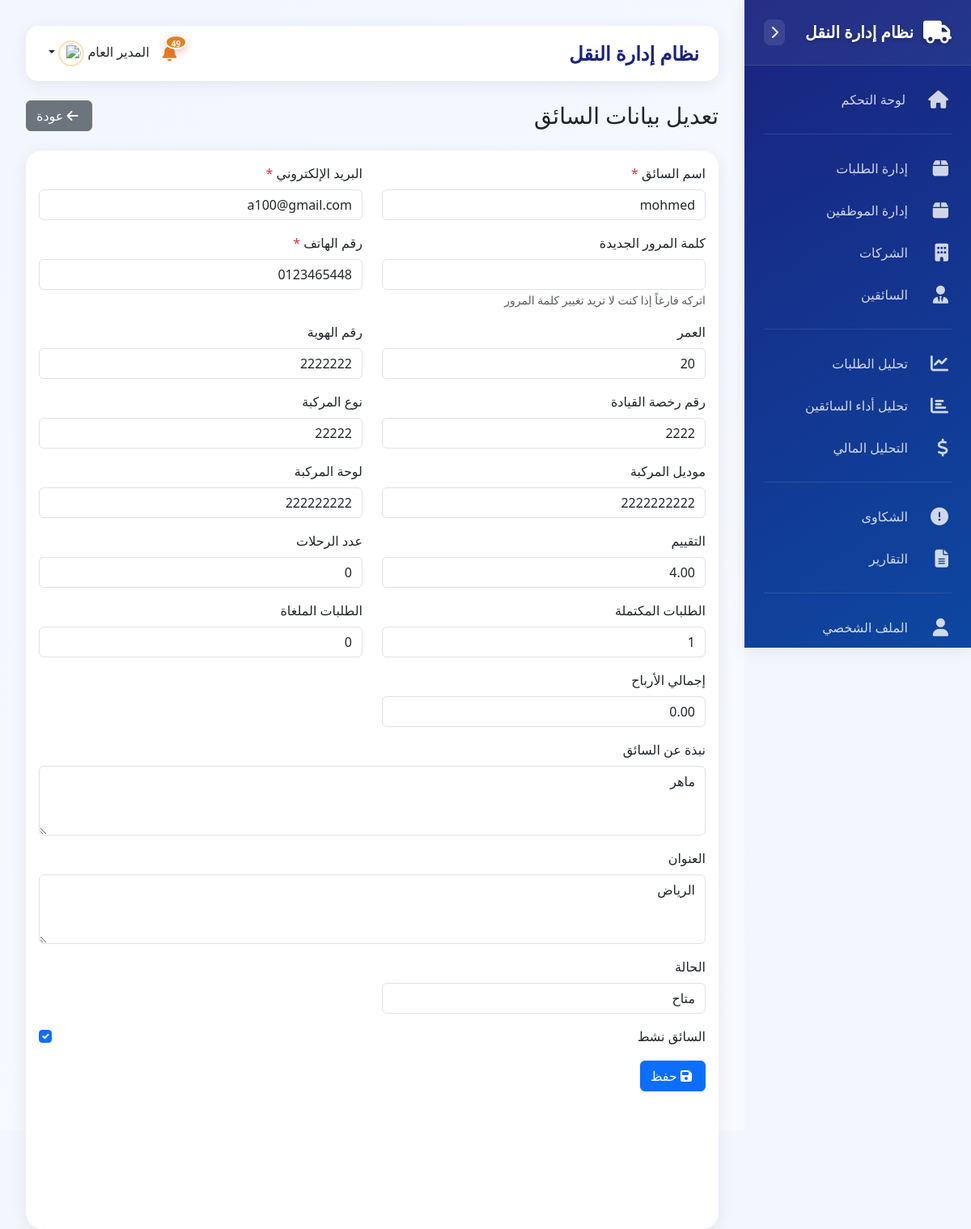
/admin/driver_form.php?id=2 (signed in), run on the app's committed database.
### tables this page shows
CREATE TABLE `drivers` (
  `id` int(11) NOT NULL,
  `username` varchar(100) NOT NULL,
  `email` varchar(100) NOT NULL,
  `password` varchar(255) NOT NULL,
  `phone` varchar(20) NOT NULL,
  `age` int(11) DEFAULT NULL,
  `about` text DEFAULT NULL,
  `address` text DEFAULT NULL,
  `profile_image` varchar(255) DEFAULT NULL,
  `id_number` varchar(50) DEFAULT NULL,
  `license_number` varchar(50) DEFAULT NULL,
  `vehicle_type` varchar(50) DEFAULT NULL,
  `vehicle_model` varchar(50) DEFAULT NULL,
  `plate_number` varchar(20) DEFAULT NULL,
  `is_active` tinyint(1) DEFAULT 1,
  `current_status` enum('available','busy','offline') DEFAULT 'offline',
  `rating` decimal(3,2) DEFAULT 0.00,
  `total_trips` int(11) DEFAULT 0,
  `completed_orders` int(11) DEFAULT 0,
  `cancelled_orders` int(11) DEFAULT 0,
  `total_earnings` decimal(10,2) DEFAULT 0.00,
  `last_login` timestamp NULL DEFAULT NULL,
  `last_location` point DEFAULT NULL,
  `created_at` timestamp NOT NULL DEFAULT current_timestamp(),
  `updated_at` timestamp NOT NULL DEFAULT current_timestamp() ON UPDATE current_timestamp()
);

### admin/driver_form.php (the view, shortened to what this page needs)
<?php
require_once '../config.php';
$id = isset($_GET['id']) ? (int)$_GET['id'] : 0;
$driver = [
    'username' => '',
    'email' => '',
    'password' => '',
    'phone' => '',
    'age' => '',
    'about' => '',
    'address' => '',
    'profile_image' => '',
    'id_number' => '',
    'license_number' => '',
    'vehicle_type' => '',
    'vehicle_model' => '',
    'plate_number' => '',
    'is_active' => 1,
    'current_status' => 'offline',
    'rating' => 0,
    'total_trips' => 0,
    'completed_orders' => 0,
    'cancelled_orders' => 0,
    'total_earnings' => 0
];
if ($id > 0) {
    $stmt = $conn->prepare("SELECT * FROM drivers WHERE id = ?");
    $stmt->execute([$id]);
    $driver = $stmt->fetch(PDO::FETCH_ASSOC);
}
require_once '../includes/header.php';
?>
<div class="d-flex justify-content-between align-items-center mb-4">
    <h1 class="h3 mb-0"><?php echo $id > 0 ? 'تعديل بيانات السائق' : 'إضافة سائق جديد'; ?></h1>
    <a href="drivers.php" class="btn btn-secondary">
        <i class="fas fa-arrow-left me-1"></i> عودة
    </a>
</div>
<div class="card">
    <div class="card-body">
        <form method="POST" enctype="multipart/form-data">
            <div class="row">
                <div class="col-md-6 mb-3">
                    <label class="form-label">اسم السائق <span class="text-danger">*</span></label>
                    <input type="text" class="form-control" name="username" value="<?php echo htmlspecialchars($driver['username']); ?>" required>
                </div>
                <div class="col-md-6 mb-3">
                    <label class="form-label">البريد الإلكتروني <span class="text-danger">*</span></label>
                    <input type="email" class="form-control" name="email" value="<?php echo htmlspecialchars($driver['email']); ?>" required>
                </div>
                <div class="col-md-6 mb-3">
                    <label class="form-label"><?php echo $id > 0 ? 'كلمة المرور الجديدة' : 'كلمة المرور'; ?> <?php echo $id > 0 ? '' : '<span class="text-danger">*</span>'; ?></label>
                    <input type="password" class="form-control" name="password" <?php echo $id > 0 ? '' : 'required'; ?>>
                    <?php if ($id > 0): ?>
                        <small class="text-muted">اتركه فارغاً إذا كنت لا تريد تغيير كلمة المرور</small>
                    <?php endif; ?>
                </div>
                <div class="col-md-6 mb-3">
                    <label class="form-label">رقم الهاتف <span class="text-danger">*</span></label>
                    <input type="text" class="form-control" name="phone" value="<?php echo htmlspecialchars($driver['phone']); ?>" required>
                </div>
                <div class="col-md-6 mb-3">
                    <label class="form-label">العمر</label>
                    <input type="number" class="form-control" name="age" value="<?php echo htmlspecialchars($driver['age']); ?>">
                </div>
                <div class="col-md-6 mb-3">
                    <label class="form-label">رقم الهوية</label>
                    <input type="text" class="form-control" name="id_number" value="<?php echo htmlspecialchars($driver['id_number']); ?>">
                </div>
                <div class="col-md-6 mb-3">
                    <label class="form-label">رقم رخصة القيادة</label>
                    <input type="text" class="form-control" name="license_number" value="<?php echo htmlspecialchars($driver['license_number']); ?>">
                </div>
                <div class="col-md-6 mb-3">
                    <label class="form-label">نوع المركبة</label>
                    <input type="text" class="form-control" name="vehicle_type" value="<?php echo htmlspecialchars($driver['vehicle_type']); ?>">
                </div>
                <div class="col-md-6 mb-3">
                    <label class="form-label">موديل المركبة</label>
                    <input type="text" class="form-control" name="vehicle_model" value="<?php echo htmlspecialchars($driver['vehicle_model']); ?>">
                </div>
                <div class="col-md-6 mb-3">
                    <label class="form-label">لوحة المركبة</label>
                    <input type="text" class="form-control" name="plate_number" value="<?php echo htmlspecialchars($driver['plate_number']); ?>">
                </div>
                <?php if ($id > 0): ?>
                    <div class="col-md-6 mb-3">
                        <label class="form-label">التقييم</label>
                        <input type="text" class="form-control" value="<?php echo htmlspecialchars($driver['rating']); ?>" readonly>
                    </div>
                    <div class="col-md-6 mb-3">
                        <label class="form-label">عدد الرحلات</label>
                        <input type="text" class="form-control" value="<?php echo htmlspecialchars($driver['total_trips']); ?>" readonly>
                    </div>
                    <div class="col-md-6 mb-3">
                        <label class="form-label">الطلبات المكتملة</label>
                        <input type="text" class="form-control" value="<?php echo htmlspecialchars($driver['completed_orders']); ?>" readonly>
                    </div>
                    <div class="col-md-6 mb-3">
                        <label class="form-label">الطلبات الملغاة</label>
                        <input type="text" class="form-control" value="<?php echo htmlspecialchars($driver['cancelled_orders']); ?>" readonly>
                    </div>
                    <div class="col-md-6 mb-3">
                        <label class="form-label">إجمالي الأرباح</label>
                        <input type="text" class="form-control" value="<?php echo htmlspecialchars($driver['total_earnings']); ?>" readonly>
                    </div>
                <?php endif; ?>
                <div class="col-md-12 mb-3">
                    <label class="form-label">نبذة عن السائق</label>
                    <textarea class="form-control" name="about" rows="3"><?php echo htmlspecialchars($driver['about']); ?></textarea>
                </div>
                <div class="col-md-12 mb-3">
                    <label class="form-label">العنوان</label>
                    <textarea class="form-control" name="address" rows="3"><?php echo htmlspecialchars($driver['address']); ?></textarea>
                </div>
                <div class="col-md-6 mb-3">
                    <label class="form-label">الحالة</label>
                    <select class="form-control" name="current_status">
                        <option value="available" <?php echo $driver['current_status'] == 'available' ? 'selected' : ''; ?>>متاح</option>
                    </select>
                </div>
                <div class="col-md-12 mb-3">
                    <div class="form-check">
                        <input type="checkbox" class="form-check-input" name="is_active" id="is_active" <?php echo $driver['is_active'] ? 'checked' : ''; ?>>
                        <label class="form-check-label" for="is_active">السائق نشط</label>
                    </div>
                </div>
            </div>
            <div class="text-end">
                <button type="submit" class="btn btn-primary">
                    <i class="fas fa-save me-1"></i> حفظ
                </button>
            </div>
        </form>
    </div>
</div>
<?php require_once '../includes/footer.php'; ?>

### assets/css/dashboard.css (style rules this page uses)
:root { --primary-gradient: linear-gradient(150deg, #ff8f00 0%, #e65100 100%); --secondary-gradient: linear-gradient(150deg, #ffa726 0%, #fb8c00 100%); --success-gradient: linear-gradient(150deg, #43a047 0%, #2e7d32 100%); --dark-gradient: linear-gradient(150deg, #1a237e 0%, #0d47a1 100%); --danger-gradient: linear-gradient(150deg, #e53935 0%, #c62828 100%); --sidebar-width: 280px; --sidebar-collapsed-width: 70px; --header-height: 60px; --card-shadow: 0 4px 20px rgba(0,0,0,0.07); --hover-shadow: 0 8px 30px rgba(0,0,0,0.15); }
body { background-color: #f3f6fd; font-family: system-ui, -apple-system, "Segoe UI", Roboto, "Helvetica Neue", Arial, sans-serif; min-height: 100vh; position: relative; display: flex; }
.card { border: none; border-radius: 20px; box-shadow: var(--card-shadow); transition: all 0.3s cubic-bezier(0.4, 0, 0.2, 1); overflow: hidden; height: 100%; background: white; }

### includes/header.php (style rules this page uses)
body { overflow-x: hidden !important; }

### data on the page
drivers: username "mohmed", email "a100@gmail.com", phone "0123465448", age "20", id_number "2222222", license_number "2222", vehicle_type "22222", vehicle_model "2222222222", plate_number "222222222", rating "4.00", total_trips "0", completed_orders "1", cancelled_orders "0", total_earnings "0.00", about "ماهر", address "الرياض", current_status "متاح", is_active "☑"

### other printed values
$unread_notifications "49"
$_SESSION['admin_username'] "المدير العام"
